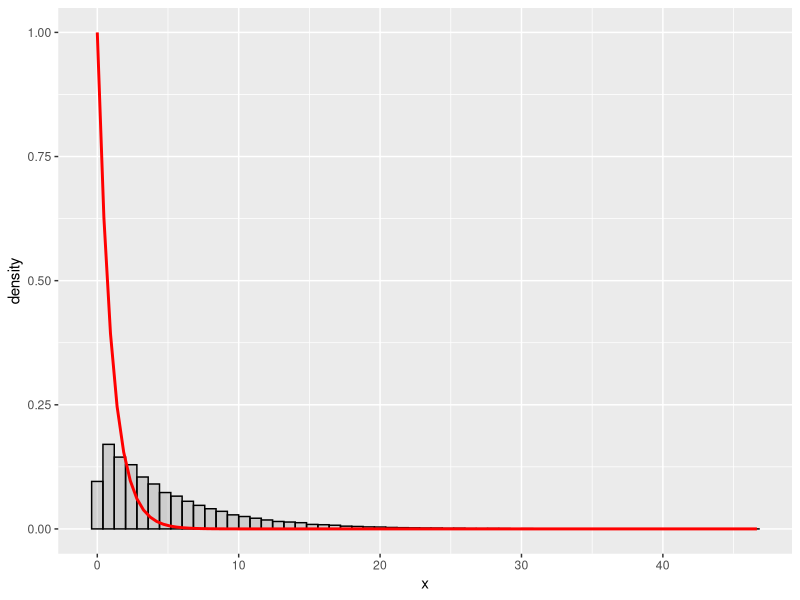
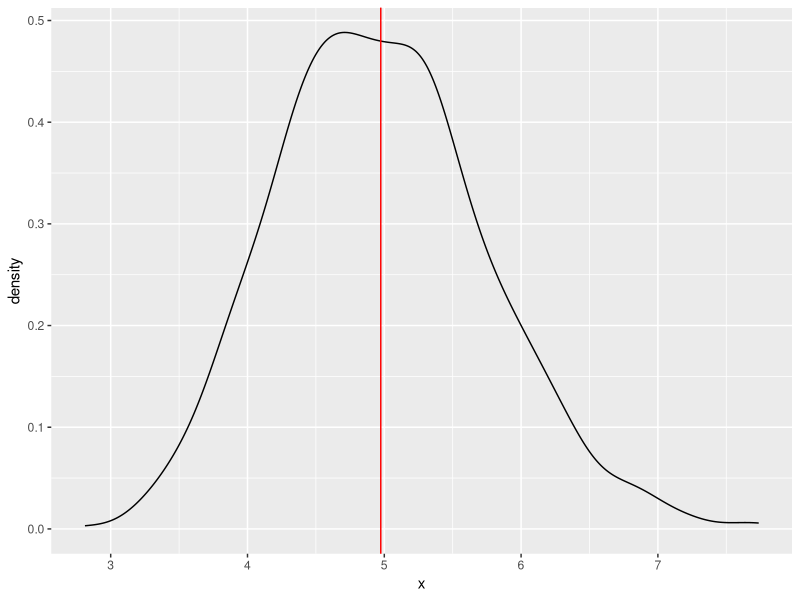
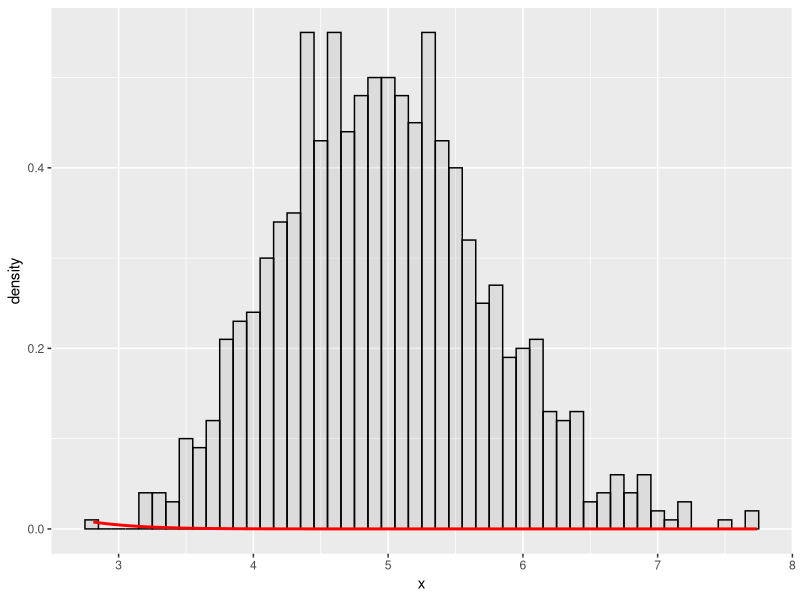
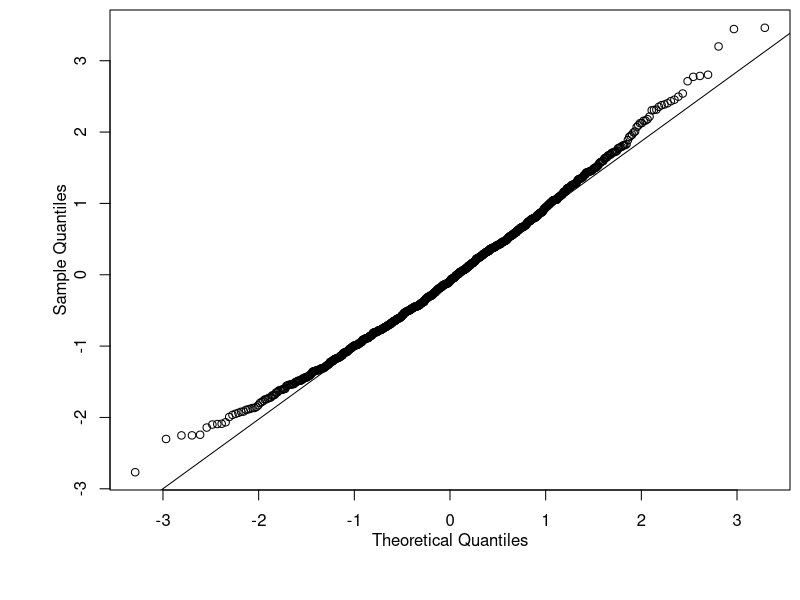

Write R code to recreate these figures, in order.
## ---- chunk 1
library(ggplot2)
## ---- chunk 2
set.seed(1234)
nosim <- 1000
lambda <- 0.2
n <- 40
data <- data.frame( x = rexp(nosim * n, lambda))
averages <- data.frame(x = apply(matrix(data$x,nosim),1,mean))
## ---- chunk 3

g <- ggplot(data, aes(x = x))
g <- g + geom_histogram(alpha = .20, binwidth=0.8, colour = "black", aes(y = ..density..))
g <- g + stat_function(fun = dexp, 
                       arg = list(rate = lambda), 
                       size = 1, 
                       colour = "red")
g
## ---- chunk 4
(sample.mean <- mean(averages$x))
## ---- chunk 5
(theoretical.mean <- 1/lambda)
## ---- chunk 6
g <- ggplot(averages, aes(x = x))
g <- g + geom_density()
g <- g + geom_vline( xintercept = sample.mean, size = .5, color = 'red') 
g
## ---- chunk 7
(sample.variance <- var(averages$x))
## ---- chunk 8
(theoretical.var <- 1 / (n * lambda^2))
## ---- chunk 9
mu <- 1 / lambda
sigma <- 1 / lambda
g <- ggplot(averages, aes(x = x))
g <- g + geom_histogram(alpha = .10, binwidth=0.1, colour = "black", aes(y = ..density..))
g <- g + stat_function(geom = "line", 
                       fun = dnorm, 
                       arg = list(mean = mu, sd = sigma/sqrt(40)),
                       size = 1, 
                       colour = "red", 
                       fill = NA)
g
## ---- chunk 10
par(mar = c(5,5,0,0) + 0.5, mgp = c(2,1,0))
y <- (averages$x - mu) / (sigma / sqrt(40))  # normalize the data
qqnorm(y, main = NULL)
qqline(y)
